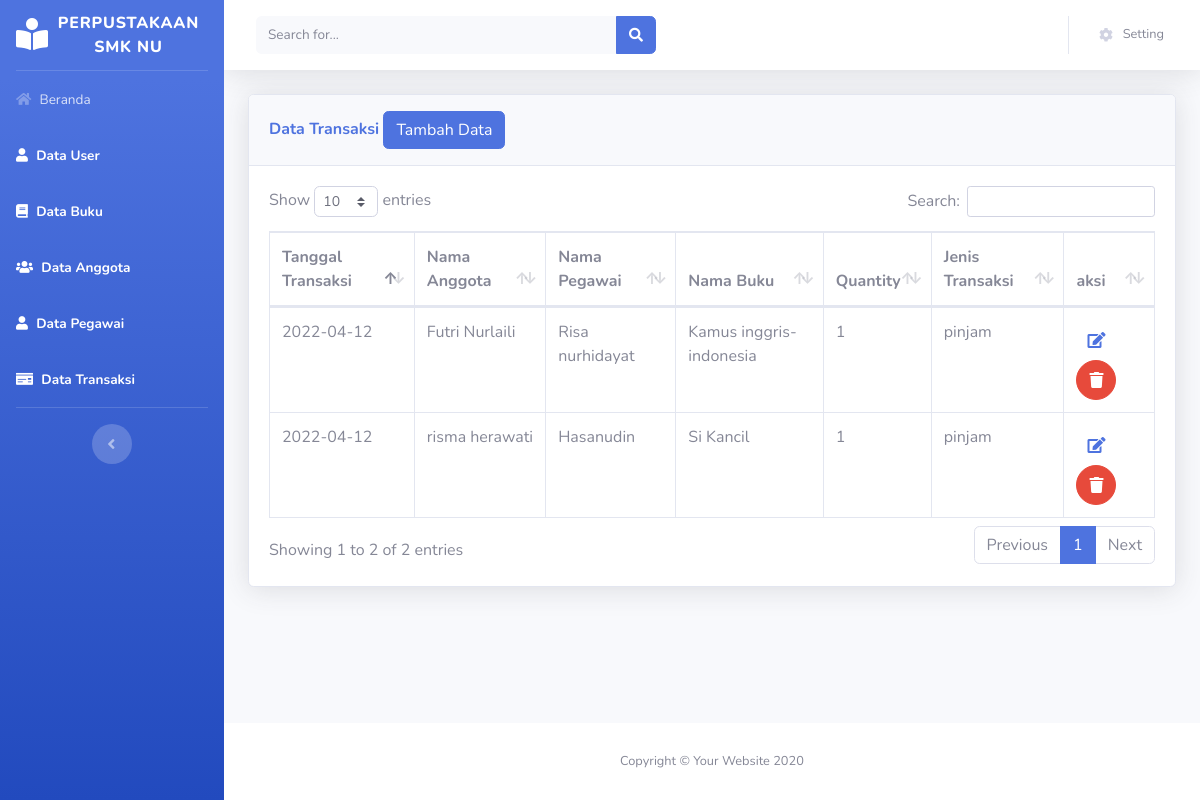
Page /perpus_pepi/beranda.php?page=transaksi on the committed database.
### tables this page shows
CREATE TABLE `tabel_transaksi` (
  `id` int(5) NOT NULL,
  `tanggal_transaksi` date NOT NULL,
  `id_anggota` int(5) NOT NULL,
  `id_pegawai` int(5) NOT NULL,
  `id_buku` int(7) NOT NULL,
  `quantity` int(2) NOT NULL,
  `jenis_transaksi` enum('pinjam','kembali') NOT NULL
);

CREATE TABLE `tabel_anggota` (
  `id_anggota` int(5) NOT NULL,
  `nama_anggota` varchar(50) NOT NULL,
  `jenis_kelamin` enum('l','p') NOT NULL,
  `alamat` text NOT NULL,
  `no_hp` varchar(20) NOT NULL
);

CREATE TABLE `tabel_pegawai` (
  `id_pegawai` int(5) NOT NULL,
  `nama_pegawai` varchar(50) NOT NULL,
  `jenis_kelamin` enum('l','p') NOT NULL,
  `alamat` text NOT NULL,
  `no_hp` varchar(20) NOT NULL,
  `jabatan` varchar(30) NOT NULL
);

CREATE TABLE `tabel_buku` (
  `id` int(11) NOT NULL,
  `isbn` varchar(7) NOT NULL,
  `nama_buku` varchar(30) NOT NULL,
  `penulis` varchar(50) NOT NULL,
  `penerbit` varchar(50) NOT NULL,
  `tahun_terbit` year(4) NOT NULL
);

### perpus_pepi/views/transaksi/transaksi.php (the view, shortened to what this page needs)
<div class="container-fluid">
    <div class="card shadow mb-4">
        <div class="card-header py-3">
            <h6 class="m-0 font-weight-bold text-primary">Data Transaksi
            <a href="beranda.php?page=transaksi&aksi=add">
                <button class="btn btn-primary">Tambah Data</button>
                </a>
            </h6>
        </div>
        <div class="card-body">
            <div class="table-responsive">
                <table class="table table-bordered" id="dataTable" width="100%" cellspacing="0">
                    <thead>
                        <tr>
                            <th>Tanggal Transaksi</th>
                            <th>Nama Anggota</th>
                            <th>Nama Pegawai</th>
                            <th>Nama Buku</th>
                            <th>Quantity</th>
                            <th>Jenis Transaksi</th>
                            <th>aksi</th>
                        </tr>
                    </thead>
                    <tbody>
                    <?php
                        $sql = "SELECT tr.*,agt.nama_anggota,pgw.nama_pegawai,bk.nama_buku from tabel_transaksi tr
                        left join tabel_anggota agt on  tr.id_anggota = agt.id_anggota
                        left join tabel_pegawai pgw on  tr.id_pegawai = pgw.id_pegawai
                        left join tabel_buku bk on tr.id = bk.id";
                        $show = $database->query($sql);
                        foreach($show as $transaksi):
                    ?>
                        <tr>
                            <td><?php echo $transaksi['tanggal_transaksi']?></td>
                            <td><?php echo $transaksi['nama_anggota']?></td>
                            <td><?php echo $transaksi['nama_pegawai']?></td>
                            <td><?php echo $transaksi['nama_buku']?></td>
                            <td><?php echo $transaksi['quantity']?></td>
                            <td><?php echo $transaksi['jenis_transaksi']?></td>
                            <td>
                            <a href="beranda.php?page=transaksi&aksi=edit&id=<?php echo $transaksi['id_transaksi']?>"
                                class="btn-btn primary btn-circle">
                                    <i class="fas fa-edit"></i>
                                    </a>
                                <a href="model/transaksi/prosesdeletetransaksi.php?id=<?php echo $transaksi['id_transaksi']?>"
                                class="btn btn-danger btn-circle">
                                    <i class="fas fa-trash"></i>
                                    </a>
                            </td>
                        </tr>
                        <?php endforeach; ?>
                    </tbody>
                 </table>
            </div>
        </div>
    </div>
</div>

### perpus_pepi/beranda.php (shortened to what this page needs)
<!DOCTYPE html>
<html lang="en">
<head>
    <link href="template/vendor/fontawesome-free/css/all.min.css" rel="stylesheet" type="text/css">
    <link href="template/css/sb-admin-2.min.css" rel="stylesheet">
    <link href="template/vendor/datatables/dataTables.bootstrap4.min.css" rel="stylesheet">
</head>
<body id="page-top">
    <div id="wrapper">
        <ul class="navbar-nav bg-gradient-primary sidebar sidebar-dark accordion" id="accordionSidebar">
            <a class="sidebar-brand d-flex align-items-center justify-content-center" href="beranda.php">
                <div class="sidebar-brand-icon rotate-n-13">
                    <i class="fas fa-book-reader"></i>
                </div>
                <div class="sidebar-brand-text mx-1">PERPUSTAKAAN SMK NU</div>
            </a>
            <hr class="sidebar-divider my-0">
            <li class="nav-item">
                <a class="nav-link" href="beranda.php">
                    <i class="fas fa-home"></i>
                    <span>Beranda</span></a>
            <li class="nav-item active">
                <a class="nav-link" href="beranda.php?page=user">
                    <i class="fas fa-user"></i>
                    <span>Data User</span></a>
            </li>
            <li class="nav-item active">
                <a class="nav-link" href="beranda.php?page=buku">
                    <i class="fas fa-book"></i>
                    <span>Data Buku</span></a>
            </li>
            <li class="nav-item active">
                <a class="nav-link" href="beranda.php?page=anggota">
                    <i class="fas fa-users"></i>
                    <span>Data Anggota</span></a>
            </li>
            <li class="nav-item active">
                <a class="nav-link" href="beranda.php?page=pegawai">
                    <i class="fas fa-user"></i>
                    <span>Data Pegawai</span></a>
            </li>
            <li class="nav-item active">
                <a class="nav-link" href="beranda.php?page=transaksi">
                    <i class="fas fa-money-check"></i>
                    <span>Data Transaksi</span></a>
            </li>
            <hr class="sidebar-divider d-none d-md-block">
            <div class="text-center d-none d-md-inline">
                <button class="rounded-circle border-0" id="sidebarToggle"></button>
            </div>
        </ul>
        <div id="content-wrapper" class="d-flex flex-column">
            <div id="content">
                <nav class="navbar navbar-expand navbar-light bg-white topbar mb-4 static-top shadow">
                    <form
                        class="d-none d-sm-inline-block form-inline mr-auto ml-md-3 my-2 my-md-0 mw-100 navbar-search">
                        <div class="input-group">
                            <input type="text" class="form-control bg-light border-0 small" placeholder="Search for..."
                                aria-label="Search" aria-describedby="basic-addon2">
                            <div class="input-group-append">
                                <button class="btn btn-primary" type="button">
                                    <i class="fas fa-search fa-sm"></i>
                                </button>
                            </div>
                        </div>
                    </form>
                    <ul class="navbar-nav ml-auto">
                        <li class="nav-item dropdown no-arrow">
                            <a class="nav-link dropdown-toggle" href="#" id="userDropdown" role="button"
                                data-toggle="dropdown" aria-haspopup="true" aria-expanded="false">
                                <i class="fas fa-cog fa-sm fa-fw mr-2 text-gray-400"></i>
                                <span class="mr-2 d-none d-lg-inline text-gray-600 small">Setting</span>
                            </a>
                        </li>
                    </ul>
                </nav>
                <?php
                    include "config/routes.php";
                ?>
            </div>
            <footer class="sticky-footer bg-white">
                <div class="container my-auto">
                    <div class="copyright text-center my-auto">
                        <span>Copyright &copy; Your Website 2020</span>
                    </div>
                </div>
            </footer>
        </div>
    </div>
</body>
</html>

### perpus_pepi/config/routes.php (shortened to what this page needs)
<?php
if(@$_GET['page'] == ''){
     include "views/beranda.php";
}else if($_GET['page'] == 'transaksi'){
    @$aksi = $_GET['aksi'];
    if(@$aksi){
        if($aksi == 'add'){
            include "views/transaksi/addtransaksi.php";
        }
        else if ($aksi == 'edit'){
            include "views/transaksi/edittransaksi.php";
        }
        else if($aksi == 'delete'){
            include "model/transaksi/prosesdeletetransaksi.php";
        }
    }else
    {
        include "views/transaksi/transaksi.php";
    }
}

### rows in the picture
tabel_transaksi: tanggal_transaksi "2022-04-12", id_anggota.nama_anggota "Futri Nurlaili", id_pegawai.nama_pegawai "Risa nurhidayat", tabel_buku.nama_buku "Kamus inggris-indonesia", quantity "1", jenis_transaksi "pinjam"
tabel_transaksi: tanggal_transaksi "2022-04-12", id_anggota.nama_anggota "risma herawati", id_pegawai.nama_pegawai "Hasanudin", tabel_buku.nama_buku "Si Kancil", quantity "1", jenis_transaksi "pinjam"
